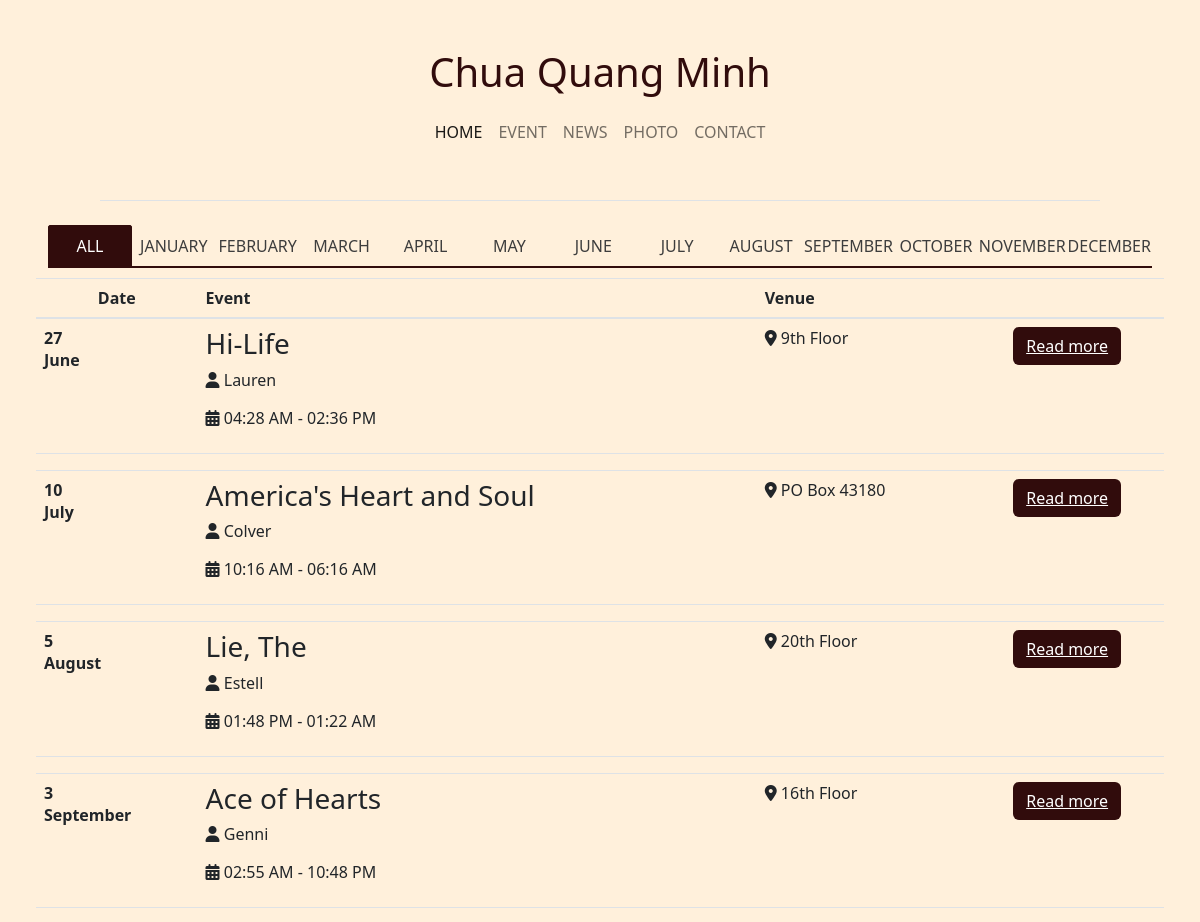
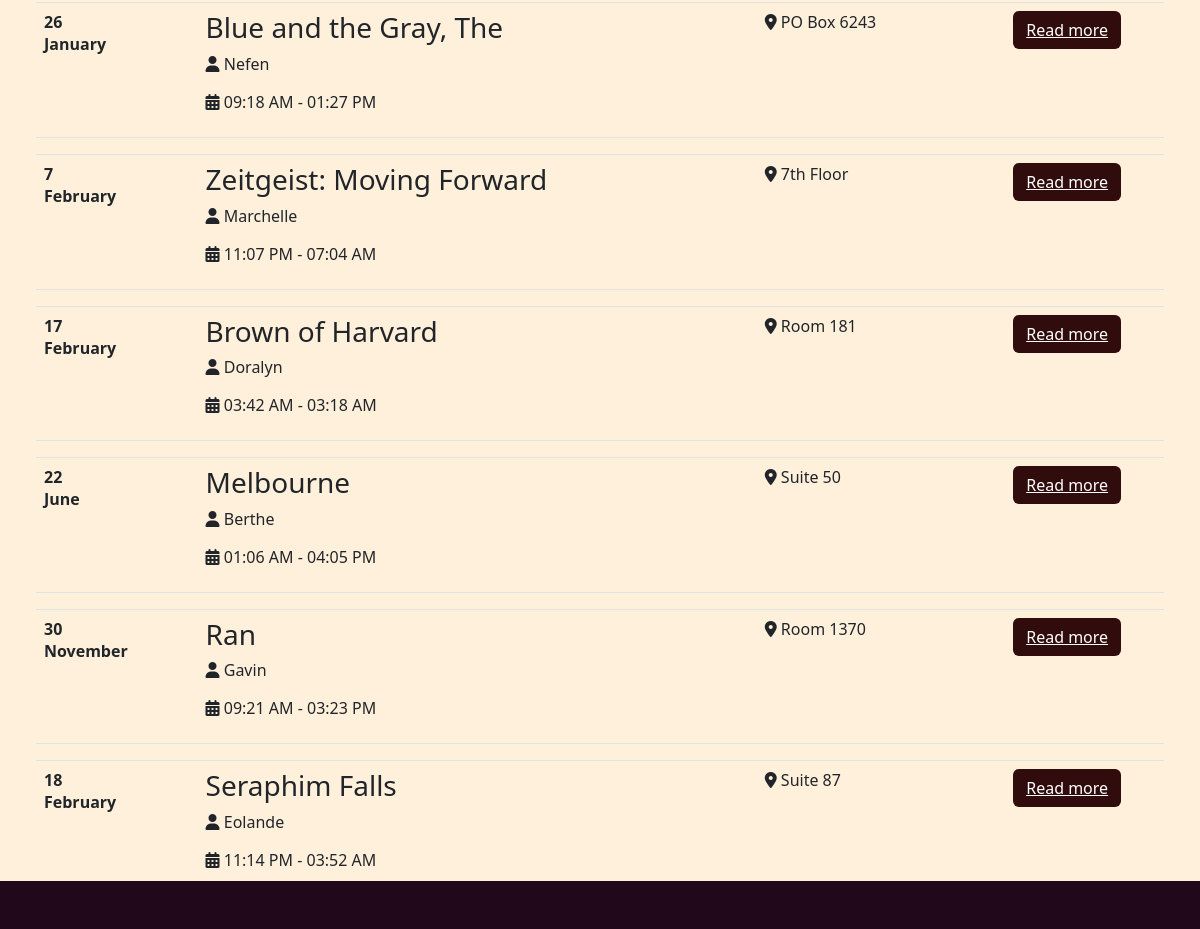
/event, run on the app's committed database (2 pictures, top to bottom).
### tables this page shows
CREATE TABLE Event
(
    eventID     INT AUTO_INCREMENT NOT NULL PRIMARY KEY,
    eventName   VARCHAR(255),
    host        VARCHAR(255),
    address     VARCHAR(255),
    description TEXT,
    start       TIME,
    end         TIME,
    date        DATE

);

### model/EventModel.php (called while the page is built, shortened)
<?php
$EventModel = new EventModel();

### controller/EventController.php (called while the page is built, shortened)
<?php
$allEventsResult = $conn->query($EventModel->insertAllEvents);

### view/event.php (the view, shortened to what this page needs)
<?php
require("rootPath.php");
require $rootPath . "model/EventModel.php";
require $rootPath . "controller/EventController.php";
?>
<div class="idance">
    <div class="schedule content-block">
        <div class="timetable">
            <nav class="nav nav-tabs">
                <a class="nav-link active">All</a>
                <a class="nav-link">January</a>
                <a class="nav-link">February</a>
                <a class="nav-link">March</a>
                <a class="nav-link">April</a>
                <a class="nav-link">May</a>
                <a class="nav-link">June</a>
                <a class="nav-link">July</a>
                <a class="nav-link">August</a>
                <a class="nav-link">September</a>
                <a class="nav-link">October</a>
                <a class="nav-link">November</a>
                <a class="nav-link">December</a>
            </nav>
            <div class="tab-content">
                <div class="tab-pane show active">
                    <div class="row">
                        <table class="table">
                            <thead>
                            <tr>
                                <th class="text-center" scope="col">Date</th>
                                <th scope="col">Event</th>
                                <th scope="col">Venue</th>
                                <th></th>
                            </tr>
                            </thead>
                            <tbody>
                            <?php
                            foreach ($allEventsResult
                                     as $row) {
                                ?>
                                <tr class="inner-box">
                                    <th scope="row">
                                        <div class="event-date">
                                                        <span>  <?php
                                                            $today = date("j", strtotime($row['date']));
                                                            echo $today;
                                                            ?></span>
                                            <p>  <?php
                                                $today = date("F", strtotime($row['date']));
                                                echo $today;
                                                ?></p>
                                        </div>
                                    </th>
                                    <td>
                                        <div class="event-wrap">
                                            <h3><?php echo $row['eventName'] ?></h3>
                                            <div class="meta">
                                                <div class="organizers">
                                                    <p><i class="fa-solid fa-user"></i> <?php echo $row['host'] ?></p>
                                                </div>
                                                <div class="time">
                                                        <p><i class="fa-solid fa-calendar-days"></i> <?php
                                                            echo date('h:i A', strtotime($row['start'])); ?>
                                                            -
                                                            <?php
                                                            echo date('h:i A', strtotime($row['end'])); ?></p>
                                                </div>
                                            </div>
                                        </div>
                                    </td>
                                    <td>
                                        <div class="r-no">
                                            <span><i class="fa-solid fa-location-dot"></i> <?php echo $row['address'] ?></span>
                                        </div>
                                    </td>
                                    <td>
                                        <div class="primary-btn">
                                            <div class="accordion" id="accordionExample">
                                                <div class="card-header" id="heading<?php echo $row['eventID'] ?>">
                                                    <h2 class="mb-0">
                                                        <button class="btn btn-link" type="button"
                                                                data-toggle="collapse"
                                                                data-target="#collapse<?php echo $row['eventID'] ?>"
                                                                aria-expanded="true"
                                                                aria-controls="collapse<?php echo $row['eventID'] ?>">
                                                            Read more
                                                        </button>
                                                    </h2>
                                                </div>
                                            </div>
                                        </div>
                                    </td>
                                <tr>
                                    <td colspan="5">
                                    </td>
                                </tr>
                            <?php } ?>
                            </tbody>
                        </table>
                    </div>
                </div>
            </div>
        </div>
    </div>
</div>

### styles/index.css (style rules this page uses)
.btn { background-color: #310c0c; color: white; }
.card-header { height: 30px; text-align: center; margin-bottom: 10px; }
.accordion { margin-top: 0; }
.idance .schedule .nav-tabs { border-bottom: 2px solid #310c0c; }
.idance .schedule .nav-link { -webkit-box-flex: 1; -ms-flex: 1; flex: 1; font-size: 12px; text-align: center; text-transform: uppercase; color: #3d3d3d; font-weight: 500; -webkit-transition: none; -o-transition: none; transition: none; border-radius: 2px 2px 0 0; padding-left: 0; padding-right: 0; cursor: pointer; }
@media (min-width: 768px) { .idance .schedule .nav-link { font-size: 16px; } }
.idance .schedule .nav-link.active { background: #310c0c; border-color: #310c0c; color: #fff; }
.idance .schedule .tab-pane { padding-top: 10px; }
nav { margin-bottom: 40px; }

### data on the page
event: date "27", date "June", eventName "Hi-Life", host "Lauren", start "04:28 AM", end "02:36 PM", address "9th Floor"
event: date "10", date "July", eventName "America's Heart and Soul", host "Colver", start "10:16 AM", end "06:16 AM", address "PO Box 43180"
event: date "5", date "August", eventName "Lie, The", host "Estell", start "01:48 PM", end "01:22 AM", address "20th Floor"
event: date "3", date "September", eventName "Ace of Hearts", host "Genni", start "02:55 AM", end "10:48 PM", address "16th Floor"
event: date "26", date "January", eventName "Blue and the Gray, The", host "Nefen", start "09:18 AM", end "01:27 PM", address "PO Box 6243"
event: date "7", date "February", eventName "Zeitgeist: Moving Forward", host "Marchelle", start "11:07 PM", end "07:04 AM", address "7th Floor"
event: date "17", date "February", eventName "Brown of Harvard", host "Doralyn", start "03:42 AM", end "03:18 AM", address "Room 181"
event: date "22", date "June", eventName "Melbourne", host "Berthe", start "01:06 AM", end "04:05 PM", address "Suite 50"
event: date "30", date "November", eventName "Ran", host "Gavin", start "09:21 AM", end "03:23 PM", address "Room 1370"
event: date "18", date "February", eventName "Seraphim Falls", host "Eolande", start "11:14 PM", end "03:52 AM", address "Suite 87"
